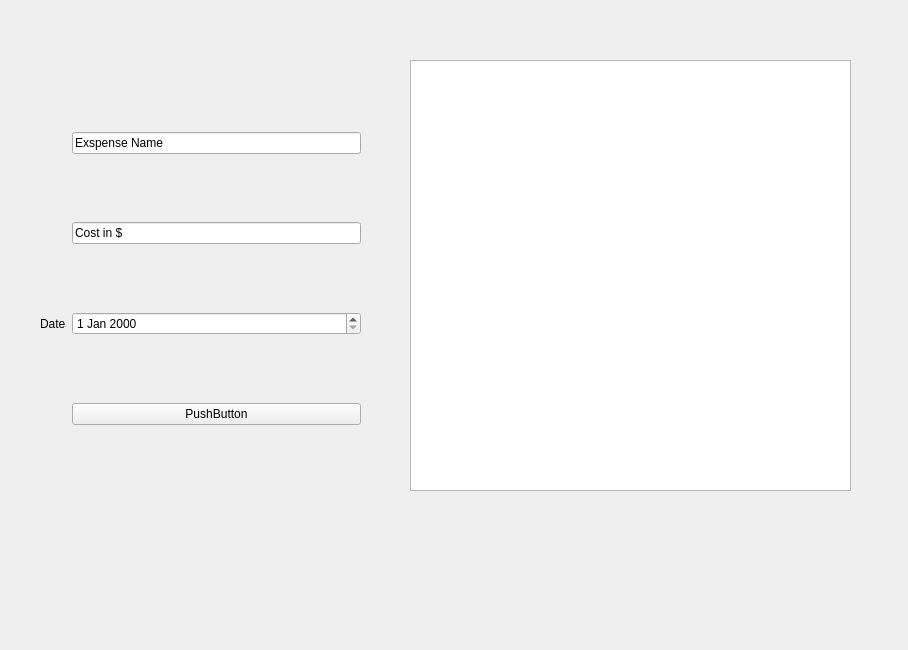
<?xml version="1.0" encoding="UTF-8"?>
<ui version="4.0">
 <class>Form</class>
 <widget class="QWidget" name="Form">
  <property name="geometry">
   <rect>
    <x>0</x>
    <y>0</y>
    <width>908</width>
    <height>650</height>
   </rect>
  </property>
  <property name="windowTitle">
   <string>Dashboard</string>
  </property>
  <widget class="QWidget" name="gridLayoutWidget">
   <property name="geometry">
    <rect>
     <x>40</x>
     <y>70</y>
     <width>321</width>
     <height>421</height>
    </rect>
   </property>
   <layout class="QGridLayout" name="gridLayout">
    <item row="0" column="1">
     <widget class="QLineEdit" name="lineEdit">
      <property name="text">
       <string>Exspense Name</string>
      </property>
     </widget>
    </item>
    <item row="1" column="1">
     <widget class="QLineEdit" name="lineEdit_2">
      <property name="text">
       <string>Cost in $</string>
      </property>
     </widget>
    </item>
    <item row="3" column="1">
     <widget class="QDateEdit" name="dateEdit"/>
    </item>
    <item row="5" column="1">
     <widget class="QPushButton" name="pushButton">
      <property name="text">
       <string>PushButton</string>
      </property>
     </widget>
    </item>
    <item row="3" column="0">
     <widget class="QLabel" name="label">
      <property name="text">
       <string>Date</string>
      </property>
     </widget>
    </item>
   </layout>
  </widget>
  <widget class="QTableWidget" name="tableWidget">
   <property name="geometry">
    <rect>
     <x>410</x>
     <y>60</y>
     <width>441</width>
     <height>431</height>
    </rect>
   </property>
  </widget>
 </widget>
 <resources/>
 <connections/>
</ui>
